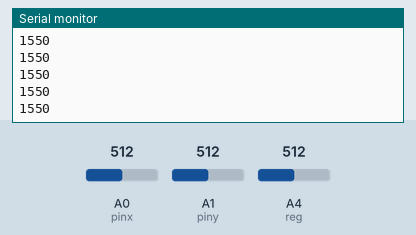
A sketch run on a simulated Arduino Uno, built with avr-gcc and run on an emulated ATmega328P. Shown: the last lines printed to the serial monitor. The inputs (shaded band) are chosen by the test bench; at power-on: A4 (reg) = 512, A0 (pinx) = 512, A1 (piny) = 512. No radio packets arrive unless stated.

Above: at 1.2 s.
1.3 s: A4 (reg) set to 716
At 2.0 s:
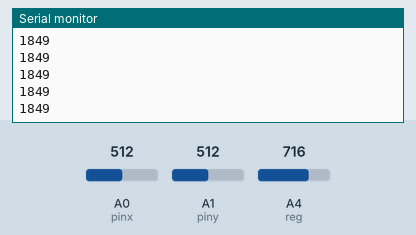
2.8 s: A4 (reg) set to 900
At 3.4 s:
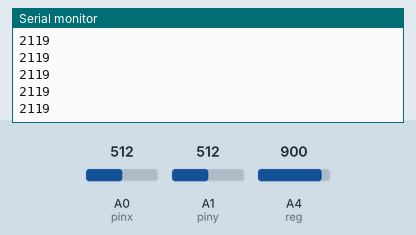
Timing chart, 0 to 5.8 s (numbered marks = the images above; inputs shaded):
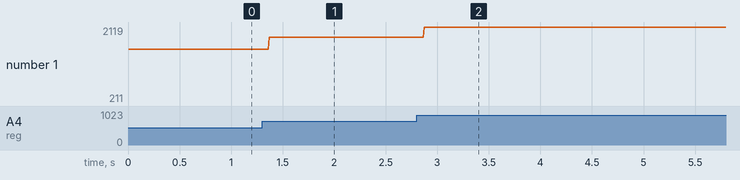

Measured:
- after the input at 1.3 s, the serial monitor: prints a new line after 0.07 s (image 1)
- after the input at 2.8 s, the serial monitor: prints a new line after 0.07 s (image 2)
- plotted number 1: 1550 → 1849 after the input at 1.3 s, 1849 → 211 after the input at 2.8 s

The sketch:

Pult.ino
```cpp
#include <SPI.h>
#include "nRF24L01.h"
#include "RF24.h"

#define pinx 0
#define piny 1
#define reg 4

RF24 radio(9, 10);

int tdata[3];

byte address[][6] = {"1Node", "2Node", "3Node", "4Node", "5Node", "6Node"};

void setup() {
  Serial.begin(9600);

  pinMode(pinx, INPUT);
  pinMode(piny, INPUT);
  pinMode(reg, INPUT);

  radio.begin();
  radio.setAutoAck(1);
  radio.setRetries(0, 15);
  radio.enableAckPayload();
  radio.setPayloadSize(32);

  radio.openWritingPipe(address[0]);
  radio.setChannel(5);

  radio.setPALevel (RF24_PA_MAX);
  radio.setDataRate (RF24_250KBPS);

  radio.powerUp();
  radio.stopListening();

}

void loop() {
  tdata[0] = map(analogRead(pinx), 0, 1023, 0, 90);
  tdata[1] = map(analogRead(piny), 0, 1023, 0, 90);
  tdata[2] = map(analogRead(reg), 0, 1023, 800, 2300);
  radio.write(&tdata, sizeof(tdata));
  Serial.println(tdata[2]);


}
```
